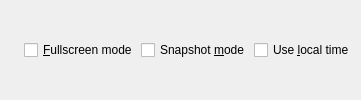
             <widget class="QWidget" name="GB_Options" native="true">
              <layout class="QGridLayout" name="gridLayout_13">
               <property name="leftMargin">
                <number>24</number>
               </property>
               <property name="topMargin">
                <number>6</number>
               </property>
               <property name="rightMargin">
                <number>6</number>
               </property>
               <property name="bottomMargin">
                <number>6</number>
               </property>
               <property name="spacing">
                <number>3</number>
               </property>
               <item row="0" column="1">
                <widget class="QCheckBox" name="CH_Snapshot">
                 <property name="sizePolicy">
                  <sizepolicy hsizetype="Minimum" vsizetype="Fixed">
                   <horstretch>0</horstretch>
                   <verstretch>0</verstretch>
                  </sizepolicy>
                 </property>
                 <property name="toolTip">
                  <string>&lt;html&gt;&lt;head/&gt;&lt;body&gt;&lt;p&gt;&amp;quot;Write to temporary files instead of disk image files.&lt;/p&gt;&lt;p&gt;In this case, the raw disk image you use is not written back.&lt;/p&gt;&lt;p&gt;You can however force the write back by pressing C-a s.&amp;quot; Source: man qemu&lt;/p&gt;&lt;/body&gt;&lt;/html&gt;</string>
                 </property>
                 <property name="text">
                  <string>Snapshot &amp;mode</string>
                 </property>
                </widget>
               </item>
               <item row="0" column="2">
                <widget class="QCheckBox" name="CH_Local_Time">
                 <property name="sizePolicy">
                  <sizepolicy hsizetype="Minimum" vsizetype="Fixed">
                   <horstretch>0</horstretch>
                   <verstretch>0</verstretch>
                  </sizepolicy>
                 </property>
                 <property name="toolTip">
                  <string>Set real time clock to local time. Default=utc</string>
                 </property>
                 <property name="text">
                  <string>Use &amp;local time</string>
                 </property>
                </widget>
               </item>
               <item row="0" column="0">
                <widget class="QCheckBox" name="CH_Fullscreen">
                 <property name="sizePolicy">
                  <sizepolicy hsizetype="Minimum" vsizetype="Fixed">
                   <horstretch>0</horstretch>
                   <verstretch>0</verstretch>
                  </sizepolicy>
                 </property>
                 <property name="toolTip">
                  <string>Start in full screen</string>
                 </property>
                 <property name="text">
                  <string>&amp;Fullscreen mode</string>
                 </property>
                </widget>
               </item>
              </layout>
             </widget>
